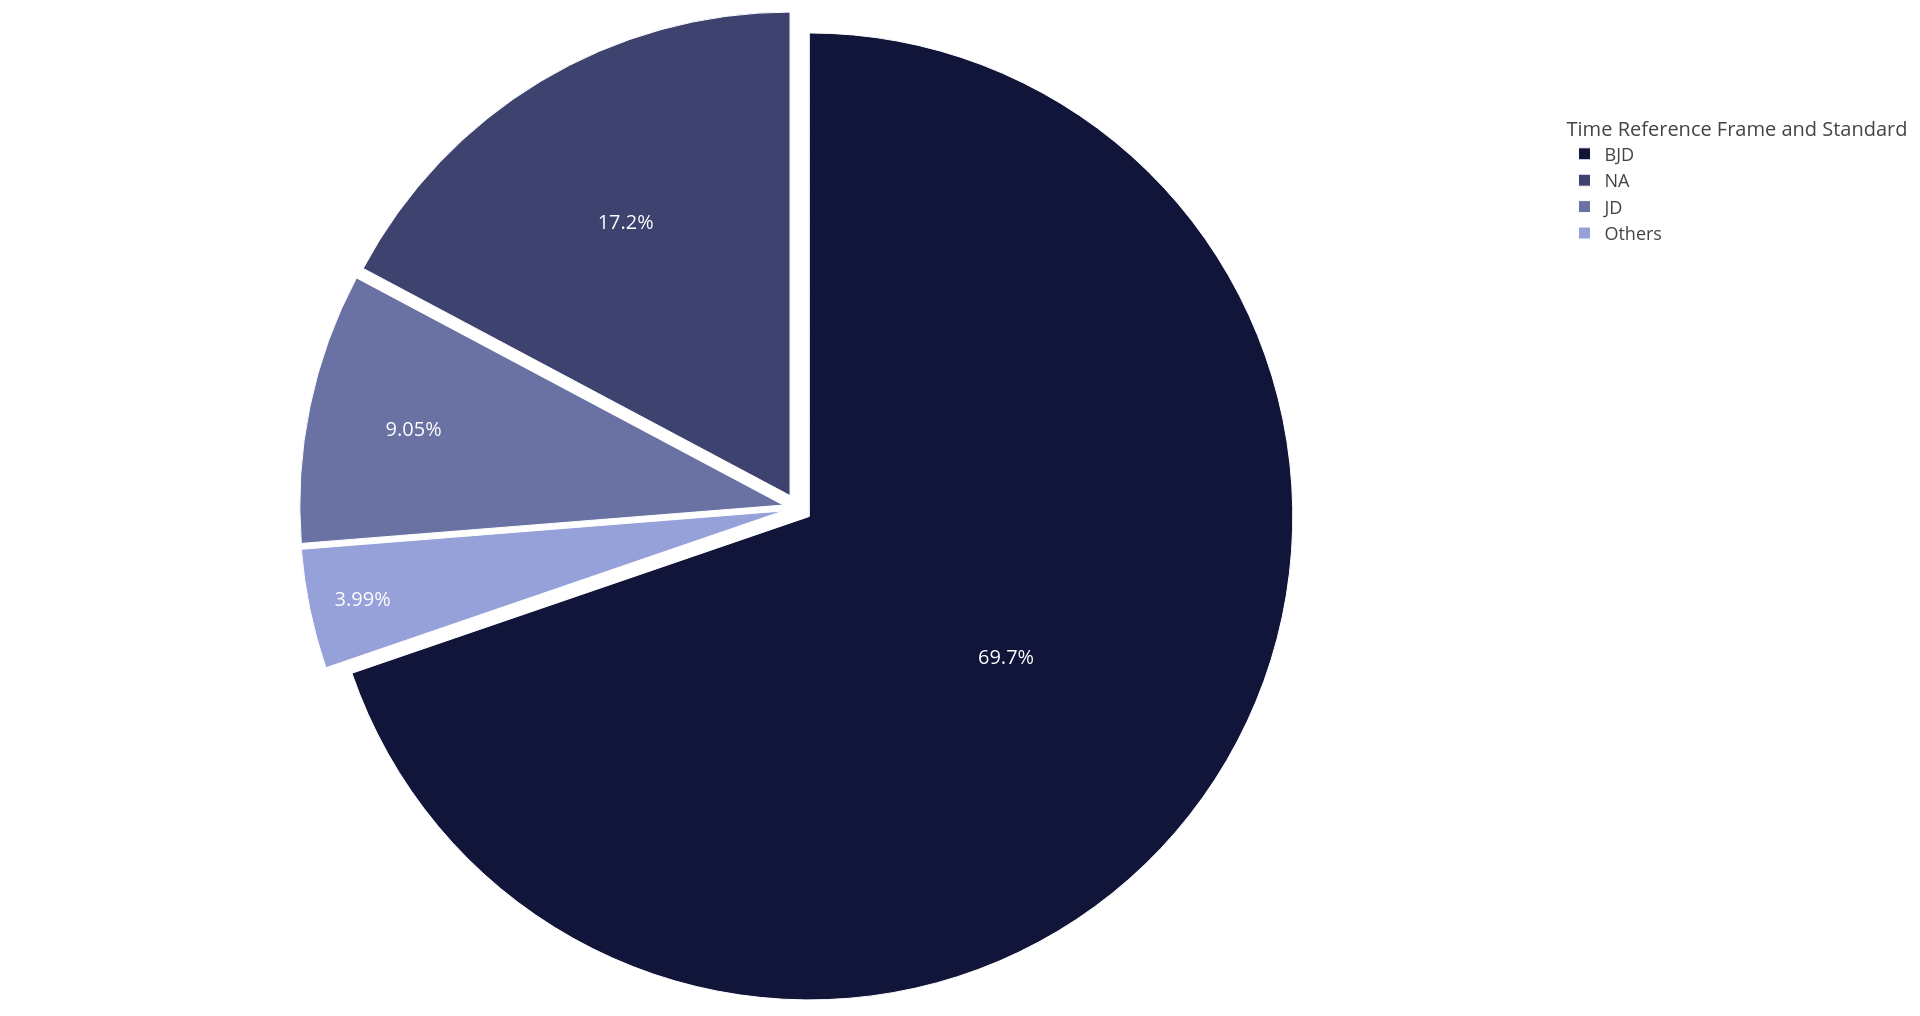

The R source for this figure:

# Paths:
path_data = "data/"
path_lib = "renv/library/R-4.1/x86_64-pc-linux-gnu/"

# Packages:
require(dplyr, lib = path_lib)
require(readr, lib = path_lib)
require(RColorBrewer, lib = path_lib)
require(plotly, lib = path_lib)

# Dataset:
df = readr::read_csv(paste0(path_data, "nasa_exoplanets.csv")) %>%
    as.data.frame()
df_varnames = readr::read_csv(paste0(path_data, "nasa_exoplanets_var_names.csv")) %>%
    as.data.frame()

# Variables:
cat_var = "pl_tsystemref"
cat_var_name = (df_varnames %>%
                    dplyr::filter(var == cat_var))$var_name

# Adapt the data:
df_plot = df %>%
    dplyr::group_by(eval(parse(text = cat_var))) %>%
    dplyr::summarise(freq = n()) %>%
    as.data.frame() %>%
    dplyr::arrange(desc(freq))
names(df_plot)[1] = "level"

# Deal with NA:
df_plot$level[which(is.na(df_plot$level))] = "NA"

# Levels order:
df_plot$level = factor(x = df_plot$level,
                       levels = unique(df_plot$level))

# Relative frequency:
df_plot$freq_rel = round(df_plot$freq/sum(df_plot$freq)*100,
                         digits = 3)
df_plot$freq_rel_char = paste0(df_plot$freq_rel, "%")
df_plot$freq_rel_cum = cumsum(df_plot$freq_rel)

# Deal with small categories:
max_cats_size = 97
df_plot1 = df_plot %>%
    dplyr::filter(freq_rel_cum < max_cats_size) %>%
    dplyr::select(level,
                  freq)
df_plot2 = data.frame(
    "level" = c("Others"),
    "freq" = c((df_plot %>%
                    dplyr::filter(freq_rel_cum >= max_cats_size))$freq %>%
                   sum())
)
df_plot = rbind(df_plot1,
                df_plot2)
df_plot$level = as.character(df_plot$level)
df_plot$freq_rel = round(df_plot$freq/sum(df_plot$freq)*100,
                         digits = 3)
df_plot$freq_rel_char = paste0(df_plot$freq_rel, "%")

# Plot:
my_palette = colorRampPalette(c("#111539", "#97A1D9"))
p = plot_ly(
        data = df_plot,
        labels = ~level,
        values = ~freq,
        type = "pie",
        textposition = "inside",
        textinfo = "percent",
        insidetextfont = list(
            color = "#FFFFFF",
            size = 20
        ),
        text = paste0("<b>", cat_var_name, ": ", df_plot$level, 
                       "\nFrequency: ", formatC(x = df_plot$freq,
                                                digits = 0,
                                                big.mark = ","), "</b>"),
        hoverinfo = "text",
        marker = list(
            colors = my_palette(nrow(df_plot)),
            line = list(
                color = "#FFFFFF",
                width = 1)
        ),
        pull = 0.03,
        showlegend = TRUE
    ) %>% 
    layout(
        legend = list(
            title = list(
                text = cat_var_name,
                font = list(size = 20)
            ),
            font = list(size = 18),
            y = 0.9
        ),
        margin = list(
            t = 10,
            b = 10
        ),
        hoverlabel = list(font = list(size = 16))
    )

p
